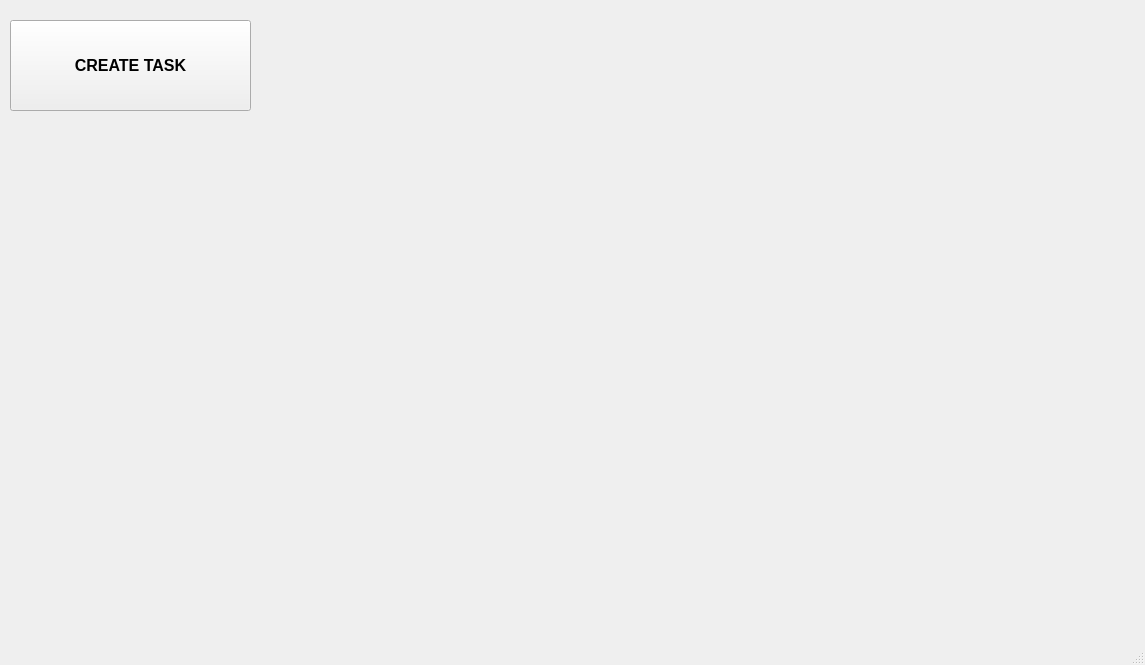
<?xml version="1.0" encoding="UTF-8"?>
<ui version="4.0">
 <class>MainWindow</class>
 <widget class="QMainWindow" name="MainWindow">
  <property name="geometry">
   <rect>
    <x>0</x>
    <y>0</y>
    <width>1145</width>
    <height>665</height>
   </rect>
  </property>
  <property name="windowTitle">
   <string>MainWindow</string>
  </property>
  <widget class="QWidget" name="centralwidget">
   <widget class="QWidget" name="gridLayoutWidget">
    <property name="geometry">
     <rect>
      <x>10</x>
      <y>20</y>
      <width>241</width>
      <height>91</height>
     </rect>
    </property>
    <layout class="QGridLayout" name="gridLayout">
     <item row="0" column="0">
      <widget class="QPushButton" name="createtask">
       <property name="sizePolicy">
        <sizepolicy hsizetype="Minimum" vsizetype="Preferred">
         <horstretch>0</horstretch>
         <verstretch>0</verstretch>
        </sizepolicy>
       </property>
       <property name="font">
        <font>
         <pointsize>12</pointsize>
         <weight>75</weight>
         <bold>true</bold>
        </font>
       </property>
       <property name="text">
        <string>CREATE TASK</string>
       </property>
      </widget>
     </item>
    </layout>
   </widget>
  </widget>
  <widget class="QMenuBar" name="menubar">
   <property name="geometry">
    <rect>
     <x>0</x>
     <y>0</y>
     <width>1145</width>
     <height>31</height>
    </rect>
   </property>
  </widget>
  <widget class="QStatusBar" name="statusbar"/>
 </widget>
 <resources/>
 <connections/>
</ui>
